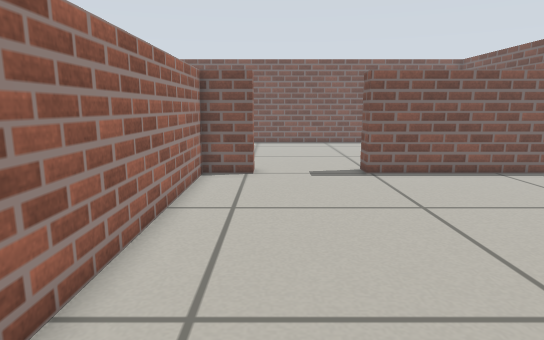
[1] (above)

21 first-person views from a walk through a world built for the Gazebo simulator. The camera is 0.52 m above the floor, tilts 10° down and sees 75° across. The floor is counted in squares, 0.2 m on a side. Each view is taken from the middle of a square. On the plan, view 1 faces up. The plan holds only what a view shows up to about 20 squares ahead; the rest is blank.

[2]
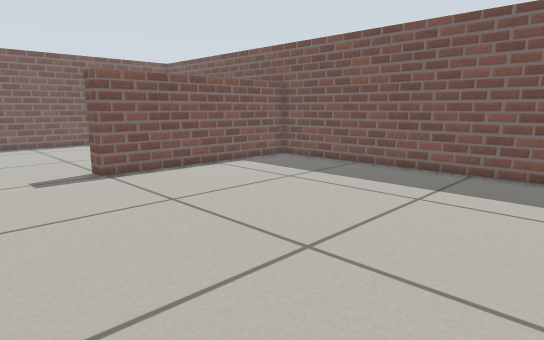

[3]
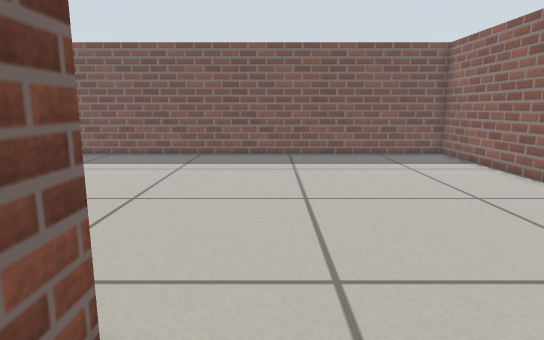

[4]
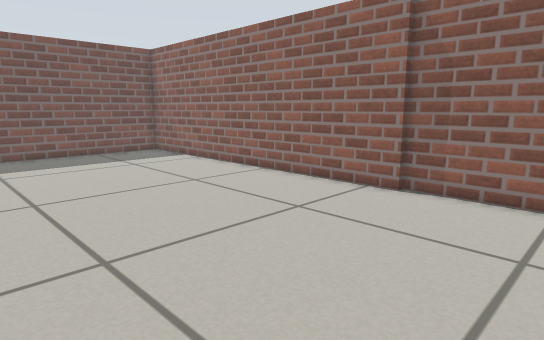

[5]
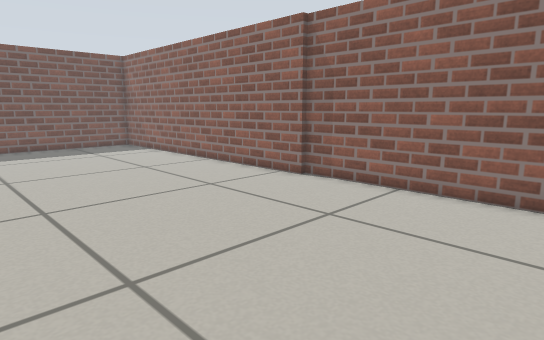

[6]
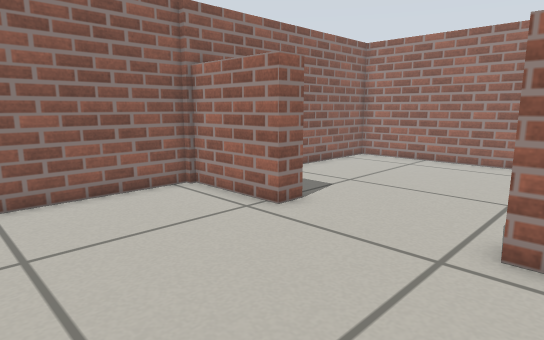

[7]
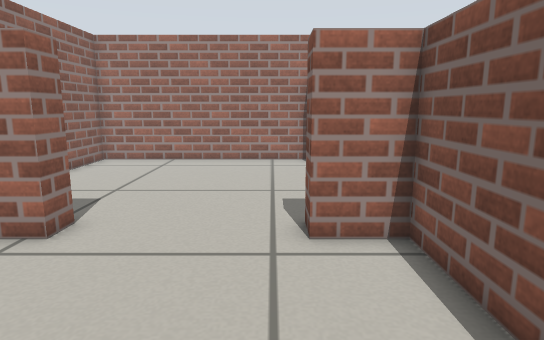

[8]
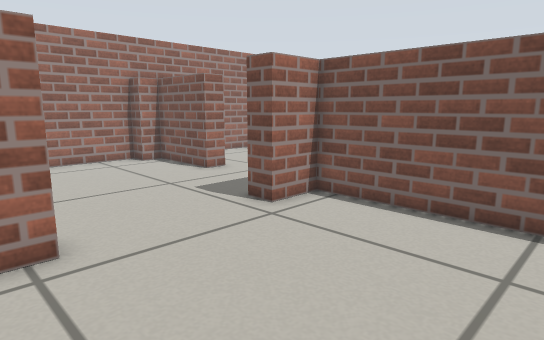

[9]
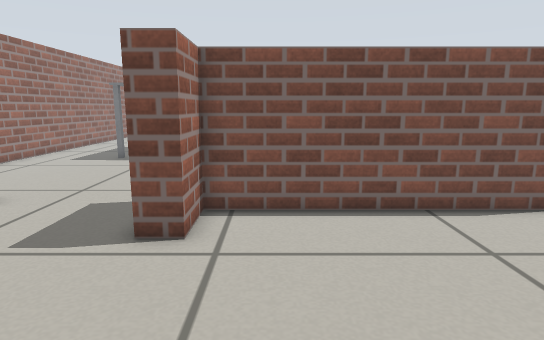

[10]
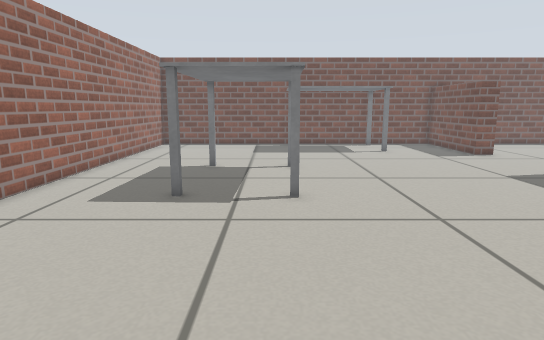

[11]
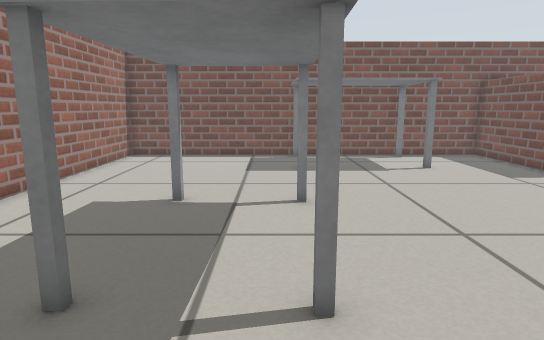

[12]
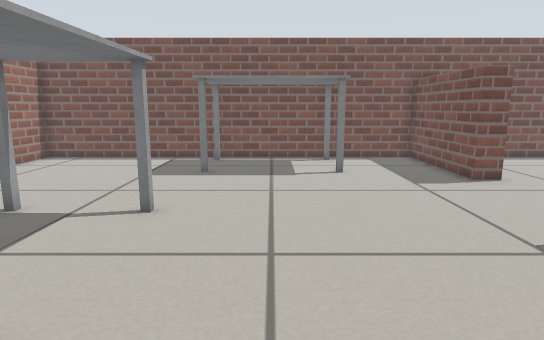

[13]
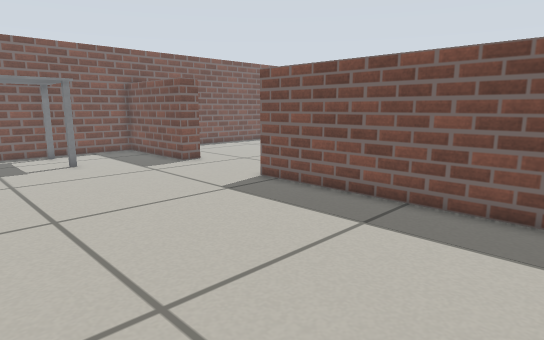

[14]
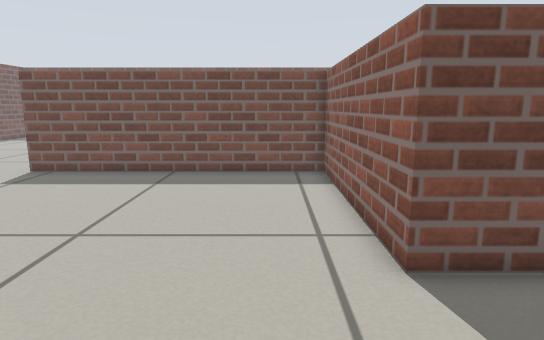

[15]
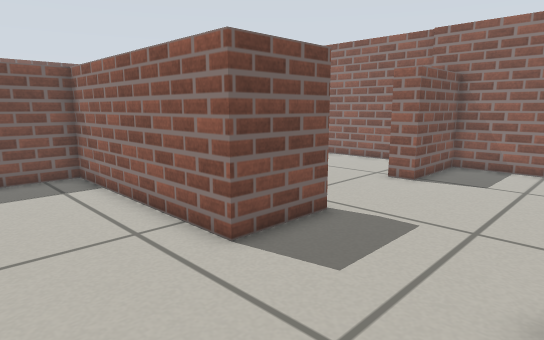

[16]
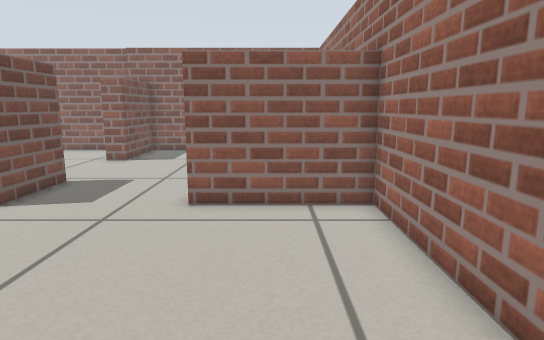

[17]
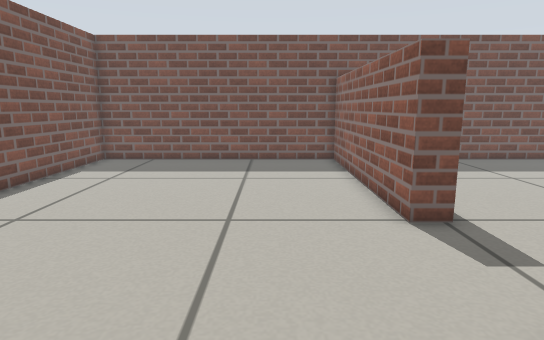

[18]
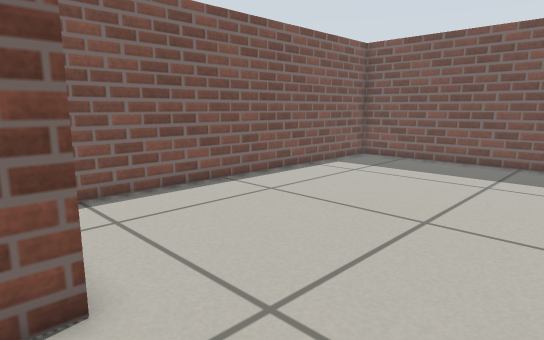

[19]
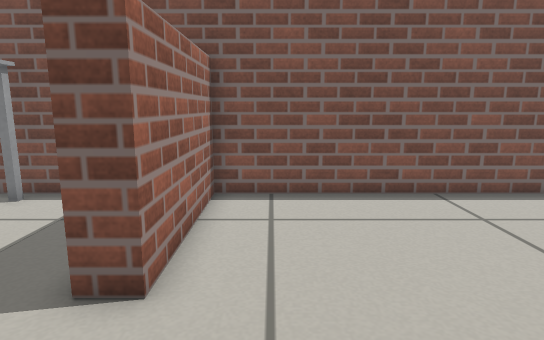

[20]
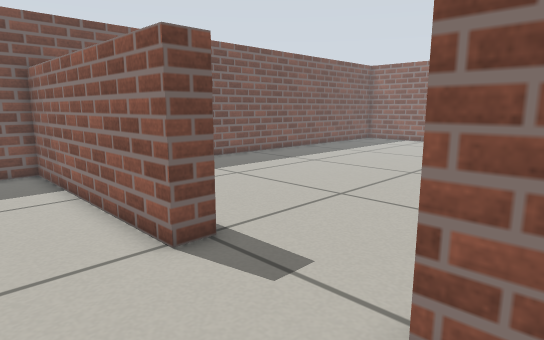

[21]
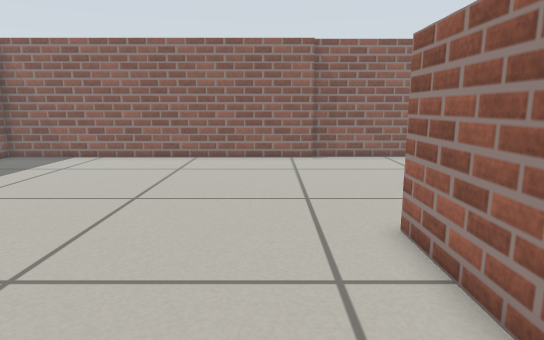

### Floor plan
Points are (right, up) in squares from view 1. A wall is a line through its corners. A room is listed if a view was taken in it or the views show most of it. See-through windows are left out.
Room 1 (views 1, 2, 3, 4, 5, 6, 7, 8, 9, 21)
walls: (-2.2, -9.5) (13.8, -9.5) (13.8, 13.9) (3.7, 13.9) (3.7, 14.9); (-0.7, 14.9) (-0.7, 13.9) (-2.7, 13.9) (-2.7, 1.8) (-11.7, 1.8) (-11.7, -0.2); (-11.7, -5.5) (-11.7, -9.5); (-11.6, -9.8) (-2.1, -9.8)
ways out: opening at (-12.5, -3) to room 2; opening at (1.5, 14.5) to room 4
Room 2 (view 10)
walls: (-16, -9.5) (-11.5, -9.5); (-11.7, -0.2) (-12.8, -0.2) (-12.8, 2.9); (-17.7, 2.9) (-17.7, 1.8) (-21.7, 1.8) (-21.7, 0.8) (-22.8, 0.8) (-22.8, -9.5) (-17.5, -9.5); (-12.8, -9.6) (-12.8, -5.5) (-11.7, -5.5)
ways out: opening at (-12.5, -3) to room 1; opening at (-15.5, 2.5) to room 3
Room 3 (views 11, 12, 13, 14, 15, 16, 18)
walls: (-3.7, 20.5) (-3.7, 26.5) (-22.8, 26.5) (-22.8, 2.9) (-17.7, 2.9); (-12.8, 2.9) (-3.7, 2.9) (-3.7, 14.9)
ways out: opening at (-15.5, 2.5) to room 2; opening at (-4.8, 18) to room 4
objects: table (-18, 11); table (-18, 17); table (-14, 11); table (-14, 17); table (-14, 22); table (-14, 26); table (-8, 22); table (-8, 26)
Room 4 (views 17, 19, 20)
walls: (3.7, 14.9) (13.8, 14.9) (13.8, 26.5) (-2.7, 26.5) (-2.7, 20.5) (-3.7, 20.5); (-1.8, 14.9) (-0.7, 14.9)
ways out: opening at (1.5, 14.5) to room 1; opening at (-4.8, 18) to room 3

Where each view was taken, in squares from view 1:
view 1: 0 up, 0 right, facing up
view 2: 0 up, 1 left, facing up-right
view 3: 0 up, 6 left, facing right
view 4: 1 up, 7 left, facing down-right
view 5: 1 up, 11 left, facing down-right
view 6: 1 up, 5 left, facing down-left
view 7: 1 down, 5 left, facing left
view 8: 7 down, 5 left, facing up-left
view 9: 7 down, 10 left, facing up
view 10: 1 up, 15 left, facing up
view 11: 7 up, 15 left, facing up
view 12: 8 up, 11 left, facing up
view 13: 5 up, 13 left, facing up-right
view 14: 5 up, 18 left, facing right
view 15: 7 up, 18 left, facing down-right
view 16: 12 up, 20 left, facing down
view 17: 18 up, 4 left, facing right
view 18: 16 up, 4 left, facing up-right
view 19: 16 up, 1 left, facing up
view 20: 18 up, 2 left, facing down-right
view 21: 9 up, 0 right, facing down
